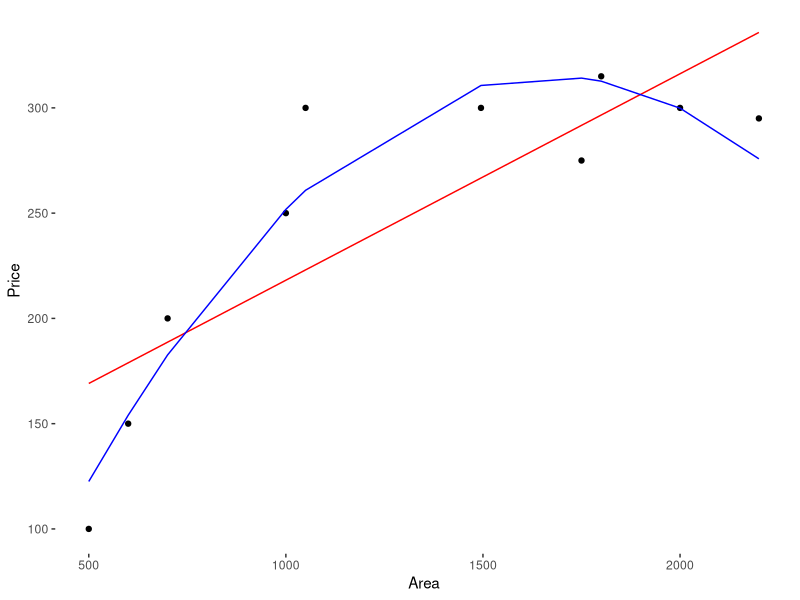
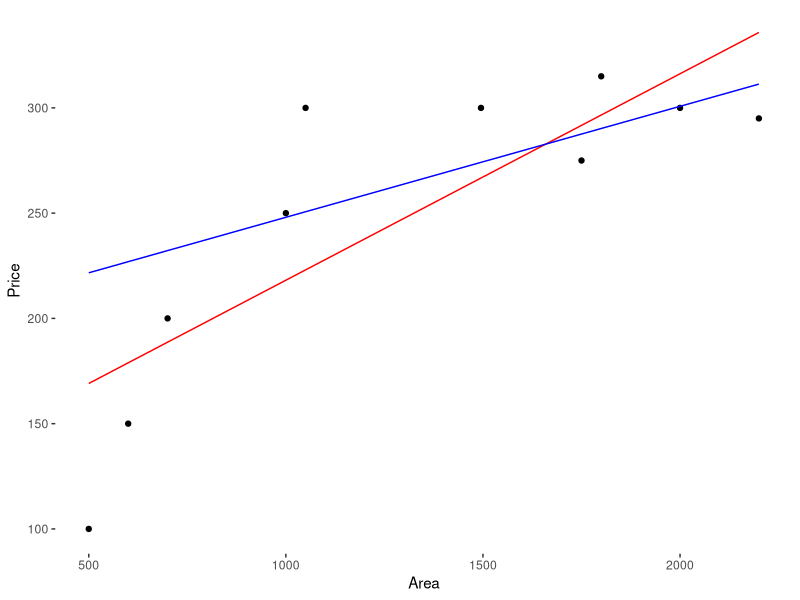

Generate these figures, in order, with R: (Note: this script raises an error after producing the figures.)
#https://www.r-bloggers.com/15-types-of-regression-you-should-know/
library(datasets)
model = lm(Fertility ~ .,data = swiss)
lm_coeff = model$coefficients
lm_coeff
summary(model)

data = read.csv("poly.csv")
x = data$Area 
y = data$Price

model1 = lm(y ~x) 
model1$fit
model1$coeff

new_x = cbind(x,x^2)

model2 = lm(y~new_x) 
model2$fit
model2$coeff

library(ggplot2) 
ggplot(data = data) + geom_point(aes(x = Area,y = Price)) +
  geom_line(aes(x = Area,y = model1$fit),color = "red") +
  geom_line(aes(x = Area,y = model2$fit),color = "blue") +
  theme(panel.background = element_blank())

################################x^3

new_x = cbind(x,x^2,x^3)

model2 = lm(y~new_x) 
model2$fit
model2$coeff

w <- x + x^2
fit <- lm(y ~ x)
model2 <- lm(y ~ x, weights = w)


ggplot(data = data) + geom_point(aes(x = Area,y = Price)) +
  geom_line(aes(x = Area,y = model1$fit),color = "red") +
  geom_line(aes(x = Area,y = model2$fit),color = "blue") +
  theme(panel.background = element_blank())

###########

Time <- x
Time2 <- Time^2

quadratic.model <-lm(y ~ Time + Time2)

timevalues <- seq(30, 35, 1)

predictedcounts <- predict(quadratic.model,list(Time=timevalues, Time2=timevalues^2))

ggplot(data = ag) + geom_point(aes(x = ra,y = n)) +
  geom_line(aes(x = ra,y = model1$fit),color = "red") +
  geom_line(aes(x = ra,y = quadratic.model$fit),color = "blue") +
  theme(panel.background = element_blank())
#############
